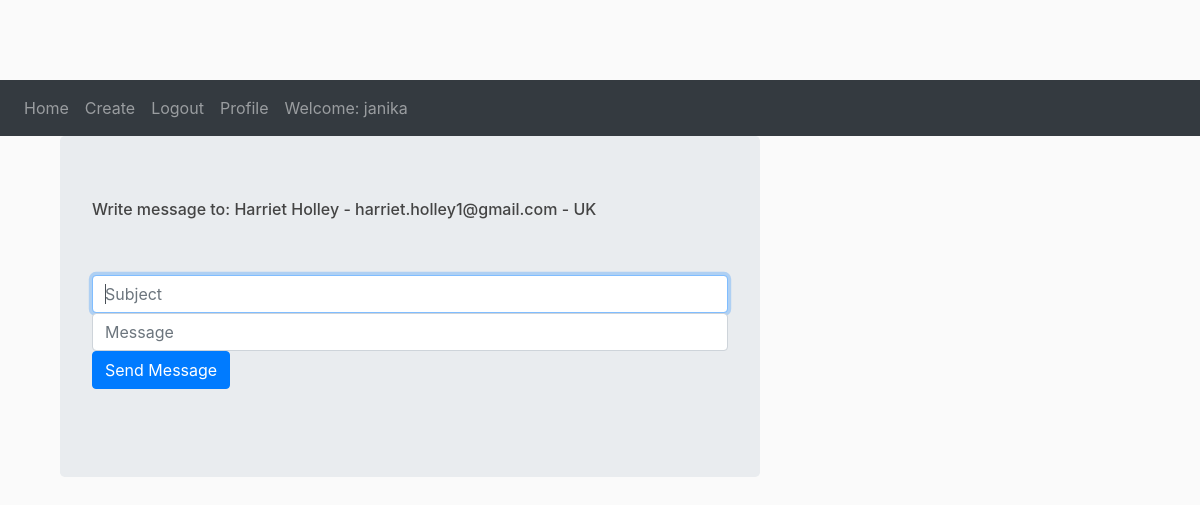
/meditater/email_formating/4 (signed in), run on the app's committed database.
### meditater/models.py (models this page shows, shortened)
class Meditater(models.Model):
    year = models.CharField(max_length=264)
    course_type = models.CharField(max_length=120)
    name = models.CharField(max_length=20)
    state = models.CharField(max_length=10, null=True)
    email = models.EmailField(max_length=60)
    gender = models.CharField(max_length=60)
    born = models.CharField(max_length=60)
    profession = models.CharField(max_length=60)
    remarks = models.TextField(max_length=1000, blank=True)

### meditater/views.py (the view, shortened to what this page needs)
# urls.py: path('email_formating/<int:pk>', views.email_view, name='email_formating'),
def email_view(request, pk):
    meditater = get_object_or_404(Meditater, id=pk)
    return render(request, "meditater/email_formating.html", {'name':meditater.name,
                                                              'email':meditater.email,
                                                              'country':meditater.state})

### meditater/templates/meditater/email_formating.html (shortened to what this page needs)
{% extends 'meditater/base.html' %}
{% block content %}
<div class="container">
<div class="jumbotron">
<h6>Write message to: {{name}} - {{email}} - {{country}} </h6>
    <br><br>
     <form class="form-signin" method="POST">
                <input type="text" name="tema" id="inputEmail" class="form-control" placeholder="Subject" value="" required autofocus>
                <input type="text" name="uzenet" id="inputEmail" class="form-control" placeholder="Message" value="" required autofocus>
                <button class="btn btn-primary" type="submit">Send Message</button>
                <br><br>
</form>
    </div>
    </div>
{% endblock %}

### meditater/templates/meditater/base.html (shortened to what this page needs)
{% load static %}
<!DOCTYPE html>
<html>
<head>
   <link rel="stylesheet" href="https://maxcdn.bootstrapcdn.com/bootstrap/4.0.0/css/bootstrap.min.css">
<link rel="stylesheet" type="text/css" href="{% static 'meditater/main.css' %}">
   <nav class="navbar navbar-expand-sm bg-dark navbar-dark">
  <ul class="navbar-nav">
      {% if user.is_authenticated %}
    <li class="nav-item">
      <a class="nav-link" href="{% url 'meditater:home' %}">Home</a>
    </li>
    <li class="nav-item">
      <a class="nav-link" href="{% url 'meditater:meditater_create' %}">Create</a>
    </li>
    <li class="nav-item">
      <a class="nav-link" href="{% url 'logout' %}">Logout</a>
    </li>
       <li class="nav-item">
      <a class="nav-link" href="{% url 'profile' %}">Profile</a>
    </li>
       <li class="nav-item">
      <a class="nav-link justify-content-end" href="#">Welcome: {{user.username}}</a>
    </li>
      {% endif %}
  </ul>
</nav>
</head>
<body>
 <main role="main" class="container">
      <div class="row">
        <div class="col-md-8">
            {% block content %}{% endblock %}
        </div>
        </div>
    </main>
</body>
</html>

### meditater/static/meditater/main.css (style rules this page uses)
body { background: #fafafa; color: #333333; margin-top: 5rem; }
h1, h2, h3, h4, h5, h6 { color: #444444; }
ul { margin: 0; }

### data on the page
Meditater: name "Harriet Holley", email "harriet.holley1@gmail.com", state "UK"

### other printed values
{{ user.username }} "janika"
